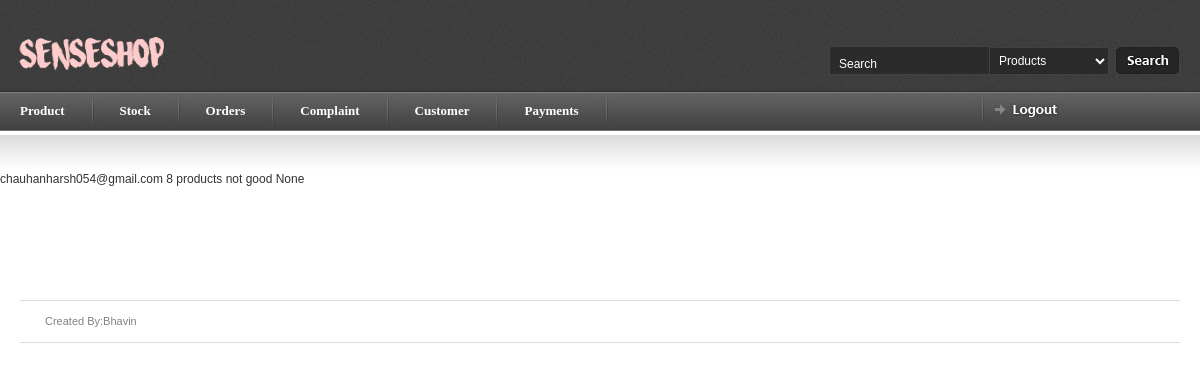
Page /myadmin/complaint/6/ (signed in) on the earlier database version.
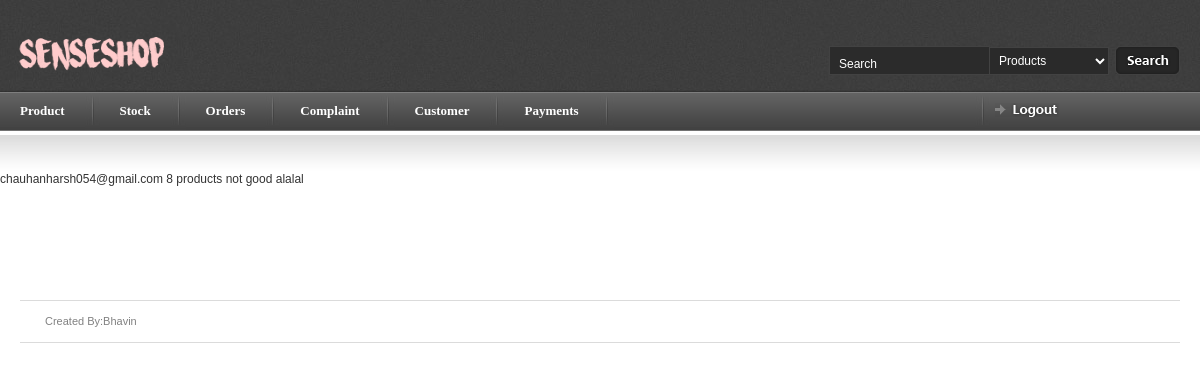
Same page on the later database version.
### myadmin/models.py (models this page shows, shortened)
class complaint(models.Model):
    c_id = models.ForeignKey(a,default=0,null=True,blank=True)
    o_id = models.ForeignKey(order_details)
    cm_msg = models.CharField(max_length=1000,null=True,blank=True)
    replay = models.CharField(max_length=1000,null=True,blank=True)
    flag = models.DecimalField(max_digits=2,decimal_places=0,null=True,blank=True,default=0)

class order_details(models.Model):
    pay_id = models.ForeignKey(payment,related_name='payment')
    c_id = models.ForeignKey(a,default=0)
    products = models.CharField(max_length=250,null=True,blank=True)
    quantity = models.CharField(max_length=250,null=True,blank=True)
    flag =models.DecimalField(max_digits=2,decimal_places=0)
    def __str__(self):
      return  str(self.id)

### login/models.py (models this page shows, shortened)
class customer(models.Model):
    cname = models.CharField(max_length=100,null=True,blank=True)
    email = models.CharField(max_length=250,null=True,blank=True)
    password = models.CharField(max_length=250,null=True,blank=True)
    mobile_no = models.DecimalField(max_digits=10,decimal_places=0,null=True,blank=True)
    address = models.CharField(max_length=500,null=True,blank=True)
    au_id = models.DecimalField(max_digits=200,decimal_places=0,default=0,null=True,blank=True)
    cflag = models.DecimalField(max_digits=2,decimal_places=0,default=0,null=True,blank=True)
    def __str__(self):
      return self.email

### myadmin/views.py (the view)
# urls.py: url(r'^myadmin/complaint/(?P<pk>[0-9]+)/$', b.ComplaintDetailView.as_view(), name='complaint_detail'),
class ComplaintDetailView(generic.DetailView):
    model = complaint
    template_name = 'detail/complaint_detail.html'
    context_object_name = 'complaint'
    def dispatch(self,request ,*args, **kwargs):
        if request.session.has_key('myadmin'):
            a = 'hello'
        else:
            return redirect('index')
        return super(ComplaintDetailView, self).dispatch(request,*args, **kwargs)

### myadmin/templates/detail/complaint_detail.html
{% load staticfiles %}
{% include 'article_start.html' %}
    {{ complaint.c_id }}
    {{ complaint.o_id }}
    {{ complaint.cm_msg }}
    {{ complaint.replay }}
{% include 'article_close.html' %}

Differences in the rows shown:
changed complaint "products not good": replay "None" → "alalal"
